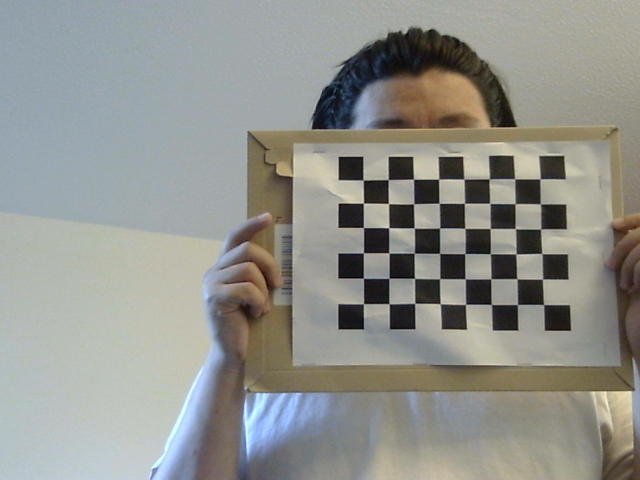
#> input picture images_left/image_83342982396100.png, 640 x 480 px, found by its file name; its folder holds 4 pictures in this run
$ python camera_calibration.py
#> lines starting #> are read from the running program, lines starting #| are printed output that depends on the picture
import numpy as np
import cv2
import os

# Define the number of corners in the calibration pattern (e.g., a chessboard)
pattern_size = (8, 6)  # Number of inner corners in x and y directions

# Create arrays to store object points and image points from all images
obj_points = []  # 3D points in real world space
img_points = []  # 2D points in image plane
images_folder = "images_left"

# Prepare object points, like (0,0,0), (1,0,0), (2,0,0), ..., (6,5,0)
objp = np.zeros((np.prod(pattern_size), 3), dtype=np.float32)
objp[:, :2] = np.mgrid[0:pattern_size[0], 0:pattern_size[1]].T.reshape(-1, 2)

# Load saved images from the folder
image_files = os.listdir(images_folder)

# Iterate through saved images
for image_file in image_files:
    image_path = os.path.join(images_folder, image_file)
    frame = cv2.imread(image_path)
#> frame is the input picture: shape (480, 640, 3); mean B, G, R 141.4, 146.9, 145.8
    gray = cv2.cvtColor(frame, cv2.COLOR_BGR2GRAY)
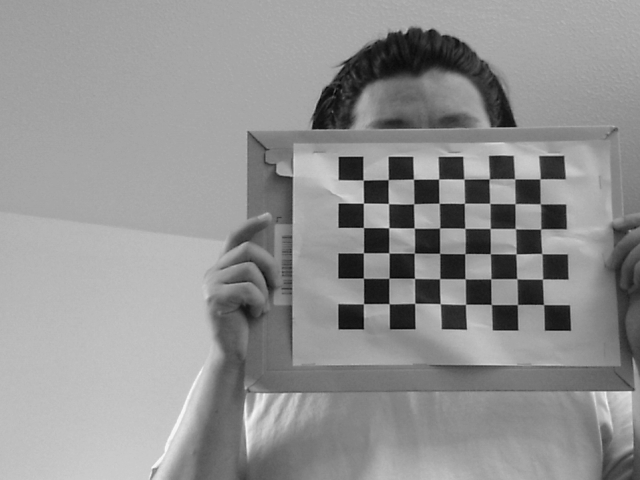
#> gray: shape (480, 640); min 2, max 249, mean 146

    # Find chessboard corners
    ret, corners = cv2.findChessboardCorners(gray, pattern_size, None)
#> ret = True; corners = 48 rows, first 8: [363.1, 180], [387.8, 179.2], [413.3, 179.1], [438.6, 178.8], [463.6, 179.4], [488.7, 178.5], [515, 179], [540, 178.9]

    # If found, add object points, image points (after refining them)
    if ret:
        obj_points.append(objp)
        corners_refined = cv2.cornerSubPix(gray, corners, (11, 11), (-1, -1),
                                           criteria=(cv2.TERM_CRITERIA_EPS + cv2.TERM_CRITERIA_MAX_ITER, 30, 0.001))
#> corners_refined = 48 rows, first 8: [363, 180.1], [388.3, 179.6], [413.6, 179.1], [438.6, 179.1], [464, 179.1], [489.3, 178.9], [514.7, 178.8], [540, 178.8]
        img_points.append(corners_refined)
#> pass 2 of the loop `for image_file in image_files:`:
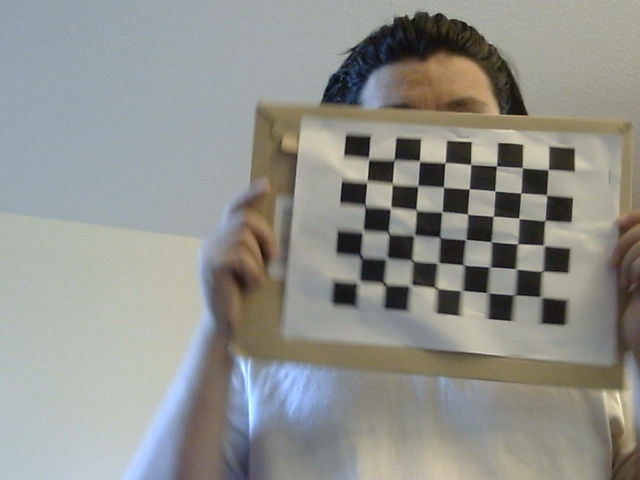
#> input picture images_left/image_83343911497400.png, 640 x 480 px, found by its file name
#> frame is the input picture: shape (480, 640, 3); mean B, G, R 140.8, 145.8, 144.5
#> `gray = cv2.cvtColor(frame, cv2.COLOR_BGR2GRAY)`:
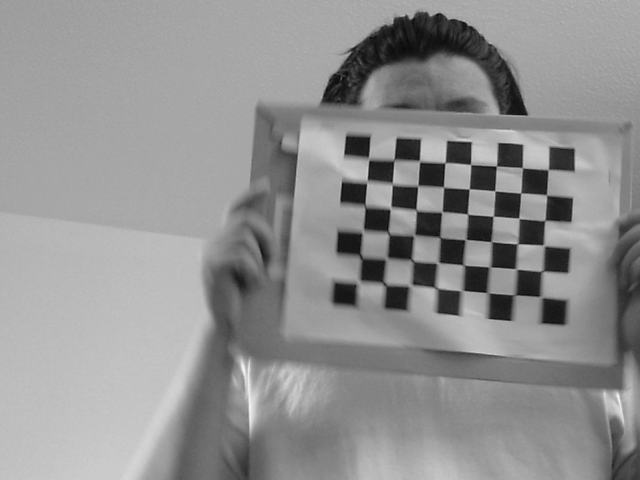
#> gray: shape (480, 640); min 6, max 247, mean 144.9
#> corners = 48 rows, first 8: [368.8, 156.8], [393.6, 158.7], [420.2, 159.7], [444.7, 162.4], [470.4, 164.6], [495.8, 165.5], [522.8, 167.5], [547.7, 169.1]
#> corners_refined = 48 rows, first 8: [368.5, 158.7], [394, 159.9], [419.5, 161.1], [445, 162.7], [470.8, 164.5], [496.5, 166.1], [522.4, 167.7], [548.2, 169.6]
#> pass 3 of the loop `for image_file in image_files:`:
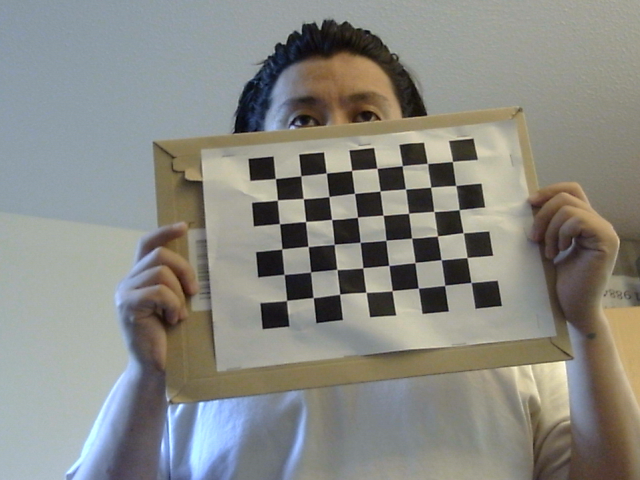
#> input picture images_left/image_83350469575000.png, 640 x 480 px, found by its file name
#> frame is the input picture: shape (480, 640, 3); mean B, G, R 131.2, 137, 136.7
#> `gray = cv2.cvtColor(frame, cv2.COLOR_BGR2GRAY)`:
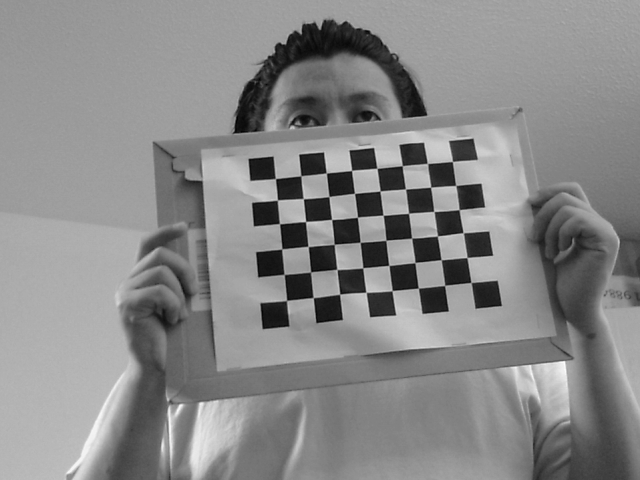
#> gray: shape (480, 640); min 1, max 253, mean 136.3
#> corners = 48 rows, first 8: [275.4, 178.6], [300.9, 175.8], [326.3, 173], [351.5, 170.5], [377, 168.2], [402.2, 165.7], [427.5, 163.5], [452.4, 161.5]
#> corners_refined = 48 rows, first 8: [275.3, 178.6], [300.8, 175.8], [326.4, 172.9], [351.6, 170.4], [377, 168.3], [402.2, 165.7], [427.4, 163.5], [452.4, 161.4]
#> the loop made 4 passes; the first 3 are shown

# Perform camera calibration
if len(obj_points) > 0:
    # Capture dimensions of one of the images
    img_shape = gray.shape[::-1]
#> img_shape = (640, 480)

    ret, mtx, dist, rvecs, tvecs = cv2.calibrateCamera(obj_points, img_points, img_shape, None, None)

    # Print the calibration results
    print("Camera matrix:")
    print(mtx)
    print("\nDistortion coefficients:")
    print(dist)

    # Save camera matrix and distortion coefficients to a text file
    np.savetxt("camera_matrix_left.txt", mtx)
    np.savetxt("distortion_coefficients_left.txt", dist)
else:
    print("No images to calibrate.")
